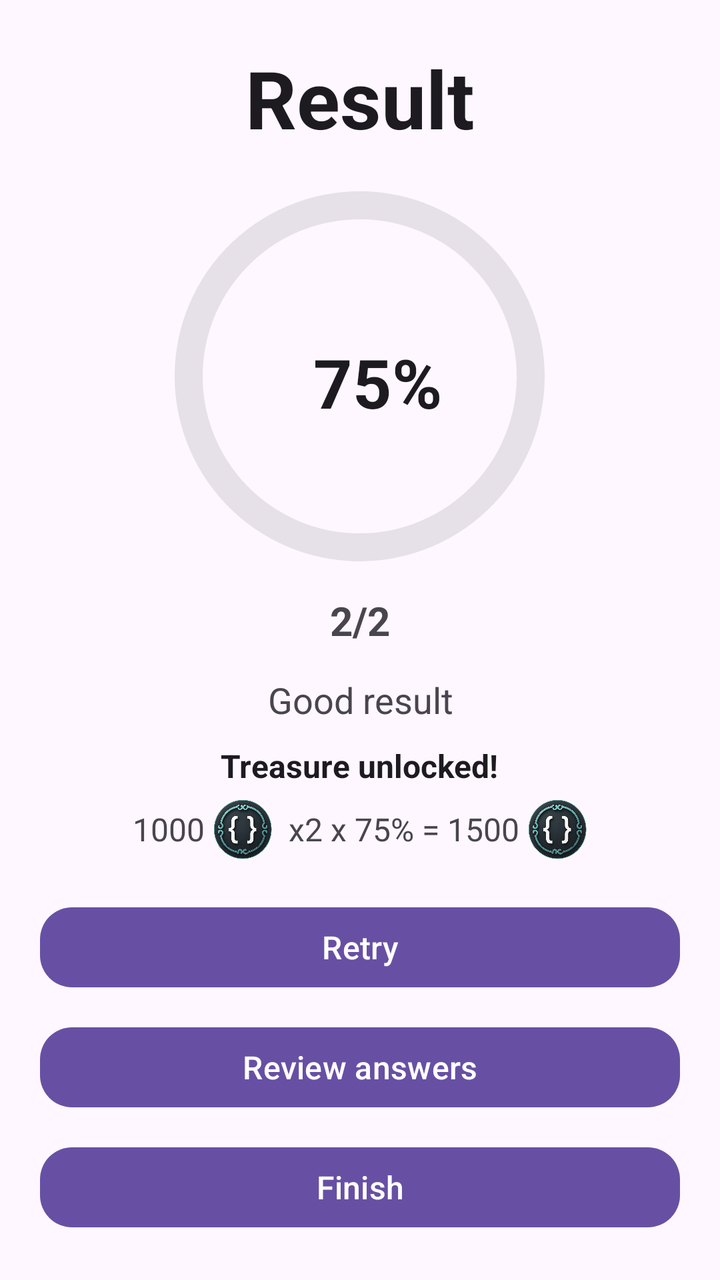
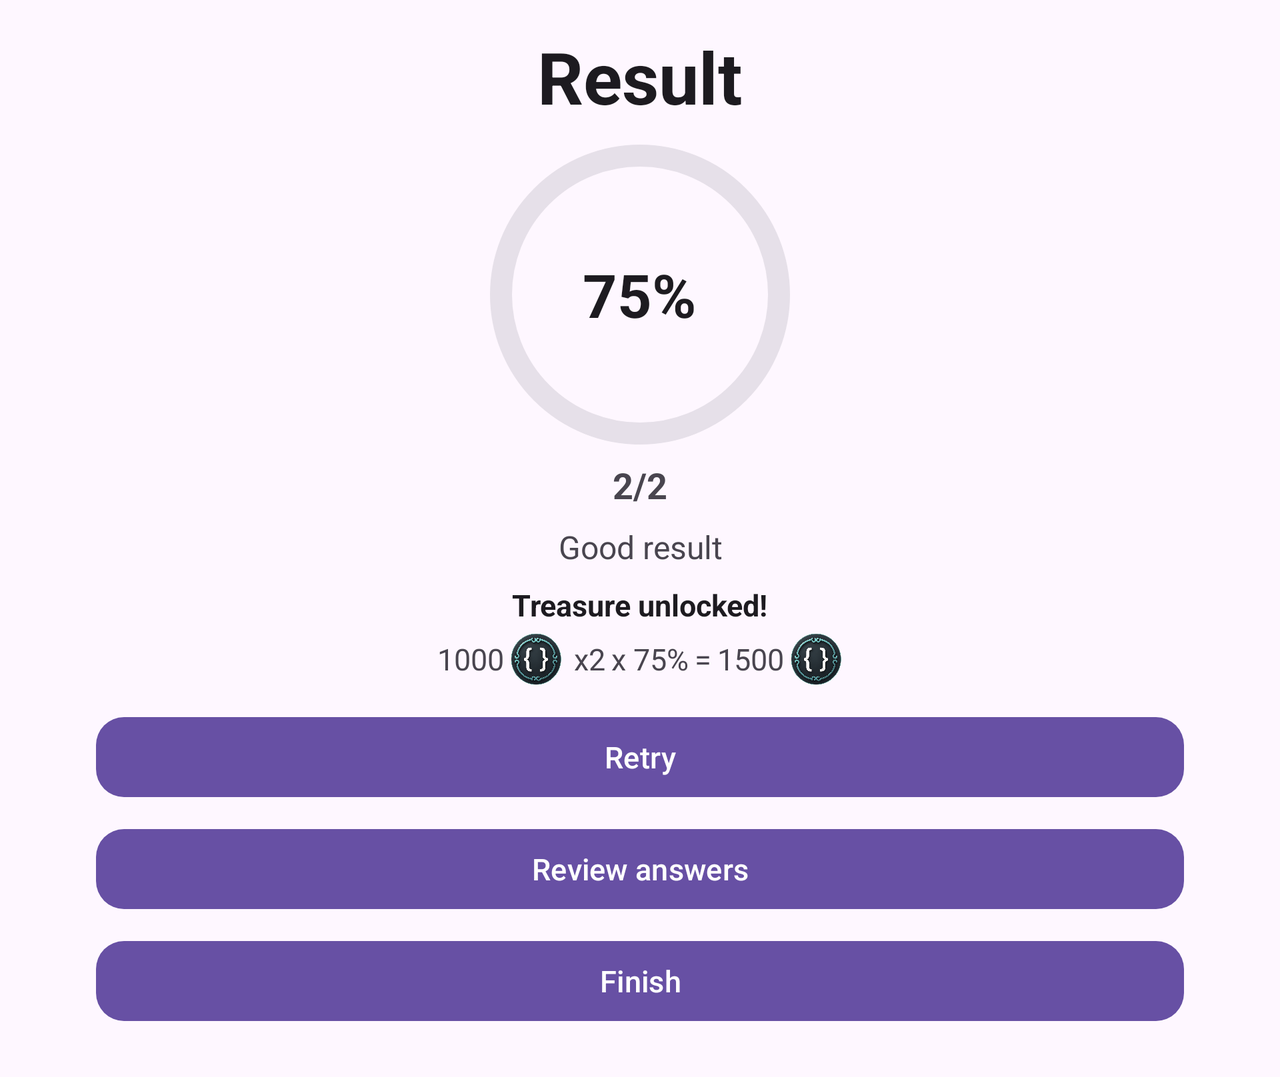

Two renders of one Android screen. The first uses the default layout on a phone; the second uses the alternative layout the repository ships for a different screen configuration, on a matching device. The two XML files are below.
<!-- AndroidManifest.xml: application theme Theme.Quiz -->
<!-- res/layout/activity_result.xml -->
<?xml version="1.0" encoding="utf-8"?>
<androidx.constraintlayout.widget.ConstraintLayout xmlns:android="http://schemas.android.com/apk/res/android"
    xmlns:app="http://schemas.android.com/apk/res-auto"
    xmlns:tools="http://schemas.android.com/tools"
    android:id="@+id/main"
    android:layout_width="match_parent"
    android:layout_height="match_parent"
    android:background="?attr/colorSurface"
    tools:context=".ResultActivity">

    <LinearLayout
        android:layout_width="0dp"
        android:layout_height="wrap_content"
        android:layout_marginStart="20dp"
        android:layout_marginTop="20dp"
        android:layout_marginEnd="20dp"
        android:layout_marginBottom="20dp"
        android:gravity="center_horizontal"
        android:orientation="vertical"
        app:layout_constraintBottom_toBottomOf="parent"
        app:layout_constraintEnd_toEndOf="parent"
        app:layout_constraintStart_toStartOf="parent"
        app:layout_constraintTop_toTopOf="parent"
        app:layout_constraintWidth_max="460dp">

        <TextView
            android:layout_width="match_parent"
            android:layout_height="wrap_content"
            android:gravity="center"
            android:text="@string/result_title"
            android:textColor="?attr/colorOnSurface"
            android:textSize="40sp"
            android:textStyle="bold" />

        <FrameLayout
            android:layout_width="185dp"
            android:layout_height="185dp"
            android:layout_marginTop="20dp">

            <com.google.android.material.progressindicator.CircularProgressIndicator
                android:id="@+id/resultProgress"
                android:layout_width="match_parent"
                android:layout_height="match_parent"
                android:indeterminate="false"
                android:rotation="180"
                app:indicatorColor="?attr/colorPrimary"
                app:indicatorInset="0dp"
                app:indicatorSize="185dp"
                app:trackColor="?attr/colorSurfaceContainerHighest"
                app:trackThickness="14dp" />

            <TextView
                android:id="@+id/resultPercent"
                android:layout_width="wrap_content"
                android:layout_height="wrap_content"
                android:layout_gravity="center"
                android:layout_marginStart="9dp"
                android:layout_marginTop="3dp"
                android:textColor="?attr/colorOnSurface"
                android:textSize="34sp"
                android:textStyle="bold"
                tools:text="75%" />
        </FrameLayout>

        <TextView
            android:id="@+id/resultValue"
            android:layout_width="match_parent"
            android:layout_height="wrap_content"
            android:layout_marginTop="16dp"
            android:gravity="center"
            android:textColor="?attr/colorOnSurfaceVariant"
            android:textSize="20sp"
            android:textStyle="bold"
            tools:text="2/2" />

        <TextView
            android:id="@+id/resultDetails"
            android:layout_width="match_parent"
            android:layout_height="wrap_content"
            android:layout_marginTop="14dp"
            android:gravity="center"
            android:textColor="?attr/colorOnSurfaceVariant"
            android:textSize="18sp"
            tools:text="Good result" />

        <LinearLayout
            android:id="@+id/resultRewardText"
            android:layout_width="match_parent"
            android:layout_height="wrap_content"
            android:layout_marginTop="10dp"
            android:gravity="center"
            android:orientation="vertical">

            <TextView
                android:id="@+id/resultRewardTitle"
                android:layout_width="wrap_content"
                android:layout_height="wrap_content"
                android:textColor="?attr/colorOnSurface"
                android:textSize="16sp"
                android:textStyle="bold"
                tools:text="Treasure unlocked!" />

            <LinearLayout
                android:layout_width="wrap_content"
                android:layout_height="wrap_content"
                android:layout_marginTop="6dp"
                android:gravity="center_vertical"
                android:orientation="horizontal">

                <TextView
                    android:id="@+id/rewardSelectedValue"
                    android:layout_width="wrap_content"
                    android:layout_height="wrap_content"
                    android:textColor="?attr/colorOnSurfaceVariant"
                    android:textSize="16sp"
                    tools:text="1000" />

                <ImageView
                    android:id="@+id/rewardSelectedCoin"
                    android:layout_width="30dp"
                    android:layout_height="30dp"
                    android:layout_marginStart="4dp"
                    android:layout_marginEnd="8dp"
                    android:contentDescription="@string/game_mode_currency_title"
                    android:src="@drawable/coin" />

                <TextView
                    android:id="@+id/rewardMultiplierText"
                    android:layout_width="wrap_content"
                    android:layout_height="wrap_content"
                    android:textColor="?attr/colorOnSurfaceVariant"
                    android:textSize="16sp"
                    tools:text="x2" />

                <TextView
                    android:id="@+id/rewardPercentText"
                    android:layout_width="wrap_content"
                    android:layout_height="wrap_content"
                    android:layout_marginStart="4dp"
                    android:textColor="?attr/colorOnSurfaceVariant"
                    android:textSize="16sp"
                    tools:text="x 75%" />

                <TextView
                    android:id="@+id/rewardEqualsText"
                    android:layout_width="wrap_content"
                    android:layout_height="wrap_content"
                    android:layout_marginStart="4dp"
                    android:textColor="?attr/colorOnSurfaceVariant"
                    android:textSize="16sp"
                    tools:text="=" />

                <TextView
                    android:id="@+id/rewardResultValue"
                    android:layout_width="wrap_content"
                    android:layout_height="wrap_content"
                    android:layout_marginStart="4dp"
                    android:textColor="?attr/colorOnSurfaceVariant"
                    android:textSize="16sp"
                    tools:text="1500" />

                <ImageView
                    android:id="@+id/rewardResultCoin"
                    android:layout_width="30dp"
                    android:layout_height="30dp"
                    android:layout_marginStart="4dp"
                    android:contentDescription="@string/game_mode_currency_title"
                    android:src="@drawable/coin" />
            </LinearLayout>
        </LinearLayout>

        <com.google.android.material.button.MaterialButton
            android:id="@+id/retryQuizButton"
            android:layout_width="match_parent"
            android:layout_height="wrap_content"
            android:layout_marginTop="20dp"
            android:text="@string/result_retry"
            android:textSize="16sp"
            app:cornerRadius="16dp" />

        <com.google.android.material.button.MaterialButton
            android:id="@+id/reviewAnswersButton"
            android:layout_width="match_parent"
            android:layout_height="wrap_content"
            android:layout_marginTop="12dp"
            android:text="@string/result_review_answers"
            android:textSize="16sp"
            app:cornerRadius="16dp" />

        <com.google.android.material.button.MaterialButton
            android:id="@+id/finishQuizButton"
            android:layout_width="match_parent"
            android:layout_height="wrap_content"
            android:layout_marginTop="12dp"
            android:text="@string/result_finish"
            android:textSize="16sp"
            app:cornerRadius="16dp" />
    </LinearLayout>

</androidx.constraintlayout.widget.ConstraintLayout>
<!-- resources referenced by this layout -->
<resources>
  <!-- drawable coin: png bitmap (drawable, 166504 bytes) -->
  <string name="game_mode_currency_title">Game currency</string>
  <string name="result_finish">Finish</string>
  <string name="result_retry">Retry</string>
  <string name="result_review_answers">Review answers</string>
  <string name="result_title">Result</string>
  <style name="Theme.Quiz" parent="Base.Theme.Quiz" />
  <style name="Base.Theme.Quiz" parent="Theme.Material3.DayNight">
          
          
          
          <item name="android:windowBackground">@color/screen_background</item>
          <item name="android:statusBarColor">@color/screen_background</item>
          <item name="android:navigationBarColor">@color/screen_background</item>
          <item name="android:windowAnimationStyle">@style/QuizWindowAnimation</item>
          <item name="android:windowDisablePreview">false</item>
      </style>
  <color name="screen_background">#FFF3F4F6</color>
  <style name="QuizWindowAnimation">
          <item name="android:windowEnterAnimation">@anim/quiz_window_noop</item>
          <item name="android:windowExitAnimation">@anim/quiz_window_noop</item>
          <item name="android:windowShowAnimation">@anim/quiz_window_noop</item>
          <item name="android:windowHideAnimation">@anim/quiz_window_noop</item>
      </style>
</resources>
<!-- res/layout-land/activity_result.xml (the repository's variant of the layout above) -->
<!-- drawn on the phone turned sideways -->
<?xml version="1.0" encoding="utf-8"?>
<androidx.core.widget.NestedScrollView xmlns:android="http://schemas.android.com/apk/res/android"
    xmlns:app="http://schemas.android.com/apk/res-auto"
    xmlns:tools="http://schemas.android.com/tools"
    android:id="@+id/main"
    android:layout_width="match_parent"
    android:layout_height="match_parent"
    android:background="?attr/colorSurface"
    android:clipToPadding="false"
    android:fillViewport="false"
    android:paddingBottom="24dp"
    android:scrollbars="vertical"
    tools:context=".ResultActivity">

    <LinearLayout
        android:layout_width="match_parent"
        android:layout_height="wrap_content"
        android:gravity="center_horizontal"
        android:orientation="vertical"
        android:paddingStart="48dp"
        android:paddingTop="14dp"
        android:paddingEnd="48dp">

        <TextView
            android:layout_width="match_parent"
            android:layout_height="wrap_content"
            android:gravity="center"
            android:text="@string/result_title"
            android:textColor="?attr/colorOnSurface"
            android:textSize="36sp"
            android:textStyle="bold" />

        <FrameLayout
            android:layout_width="150dp"
            android:layout_height="150dp"
            android:layout_marginTop="10dp">

            <com.google.android.material.progressindicator.CircularProgressIndicator
                android:id="@+id/resultProgress"
                android:layout_width="match_parent"
                android:layout_height="match_parent"
                android:indeterminate="false"
                android:rotation="180"
                app:indicatorColor="?attr/colorPrimary"
                app:indicatorInset="0dp"
                app:indicatorSize="150dp"
                app:trackColor="?attr/colorSurfaceContainerHighest"
                app:trackThickness="11dp" />

            <TextView
                android:id="@+id/resultPercent"
                android:layout_width="wrap_content"
                android:layout_height="wrap_content"
                android:layout_gravity="center"
                android:textColor="?attr/colorOnSurface"
                android:textSize="30sp"
                android:textStyle="bold"
                tools:text="75%" />
        </FrameLayout>

        <TextView
            android:id="@+id/resultValue"
            android:layout_width="match_parent"
            android:layout_height="wrap_content"
            android:layout_marginTop="8dp"
            android:gravity="center"
            android:textColor="?attr/colorOnSurfaceVariant"
            android:textSize="18sp"
            android:textStyle="bold"
            tools:text="2/2" />

        <TextView
            android:id="@+id/resultDetails"
            android:layout_width="match_parent"
            android:layout_height="wrap_content"
            android:layout_marginTop="8dp"
            android:gravity="center"
            android:textColor="?attr/colorOnSurfaceVariant"
            android:textSize="16sp"
            tools:text="Good result" />

        <LinearLayout
            android:id="@+id/resultRewardText"
            android:layout_width="match_parent"
            android:layout_height="wrap_content"
            android:layout_marginTop="8dp"
            android:gravity="center"
            android:orientation="vertical">

            <TextView
                android:id="@+id/resultRewardTitle"
                android:layout_width="wrap_content"
                android:layout_height="wrap_content"
                android:textColor="?attr/colorOnSurface"
                android:textSize="15sp"
                android:textStyle="bold"
                tools:text="Treasure unlocked!" />

            <LinearLayout
                android:layout_width="wrap_content"
                android:layout_height="wrap_content"
                android:layout_marginTop="4dp"
                android:gravity="center"
                android:orientation="horizontal">

                <TextView
                    android:id="@+id/rewardSelectedValue"
                    android:layout_width="wrap_content"
                    android:layout_height="wrap_content"
                    android:textColor="?attr/colorOnSurfaceVariant"
                    android:textSize="15sp"
                    tools:text="1000" />
                <ImageView
                    android:id="@+id/rewardSelectedCoin"
                    android:layout_width="26dp"
                    android:layout_height="26dp"
                    android:layout_marginStart="3dp"
                    android:layout_marginEnd="6dp"
                    android:contentDescription="@string/game_mode_currency_title"
                    android:src="@drawable/coin" />
                <TextView
                    android:id="@+id/rewardMultiplierText"
                    android:layout_width="wrap_content"
                    android:layout_height="wrap_content"
                    android:textColor="?attr/colorOnSurfaceVariant"
                    android:textSize="15sp"
                    tools:text="x2" />
                <TextView
                    android:id="@+id/rewardPercentText"
                    android:layout_width="wrap_content"
                    android:layout_height="wrap_content"
                    android:layout_marginStart="3dp"
                    android:textColor="?attr/colorOnSurfaceVariant"
                    android:textSize="15sp"
                    tools:text="x 75%" />
                <TextView
                    android:id="@+id/rewardEqualsText"
                    android:layout_width="wrap_content"
                    android:layout_height="wrap_content"
                    android:layout_marginStart="3dp"
                    android:textColor="?attr/colorOnSurfaceVariant"
                    android:textSize="15sp"
                    tools:text="=" />
                <TextView
                    android:id="@+id/rewardResultValue"
                    android:layout_width="wrap_content"
                    android:layout_height="wrap_content"
                    android:layout_marginStart="3dp"
                    android:textColor="?attr/colorOnSurfaceVariant"
                    android:textSize="15sp"
                    tools:text="1500" />
                <ImageView
                    android:id="@+id/rewardResultCoin"
                    android:layout_width="26dp"
                    android:layout_height="26dp"
                    android:layout_marginStart="3dp"
                    android:contentDescription="@string/game_mode_currency_title"
                    android:src="@drawable/coin" />
            </LinearLayout>
        </LinearLayout>

        <com.google.android.material.button.MaterialButton
            android:id="@+id/retryQuizButton"
            android:layout_width="match_parent"
            android:layout_height="48dp"
            android:layout_marginTop="12dp"
            android:text="@string/result_retry"
            android:textSize="15sp"
            app:cornerRadius="14dp" />

        <com.google.android.material.button.MaterialButton
            android:id="@+id/reviewAnswersButton"
            android:layout_width="match_parent"
            android:layout_height="48dp"
            android:layout_marginTop="8dp"
            android:text="@string/result_review_answers"
            android:textSize="15sp"
            app:cornerRadius="14dp" />

        <com.google.android.material.button.MaterialButton
            android:id="@+id/finishQuizButton"
            android:layout_width="match_parent"
            android:layout_height="48dp"
            android:layout_marginTop="8dp"
            android:text="@string/result_finish"
            android:textSize="15sp"
            app:cornerRadius="14dp" />
    </LinearLayout>
</androidx.core.widget.NestedScrollView>
